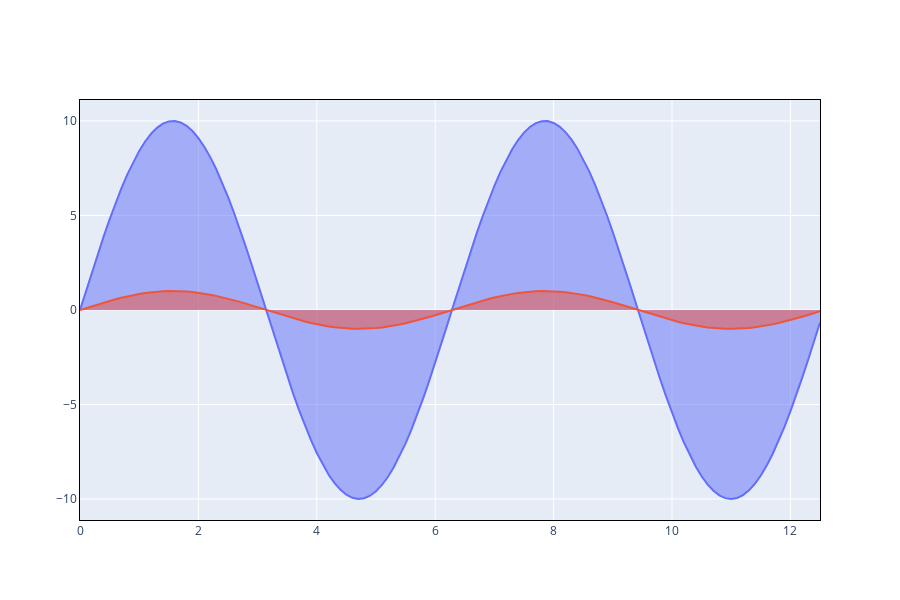

The cell this chart's notebook holds for it:
### Code cell
import plotly.graph_objects as go
xs = np.arange(0,4*np.pi, 0.1)
fig = go.Figure()
fig.add_trace(go.Scatter(x=xs, y=(10)*np.sin(xs), fill='tozeroy'))
fig.add_trace(go.Scatter(x=xs, y=np.sin(xs), fill='tozeroy'))

# fig.add_scatter(x=xs[[0,-1]], y=[11,11], fill='tonexty')
fig.layout = dict(xaxis=dict(linecolor='black', mirror=True),
                  yaxis=dict(zeroline=False, linecolor='black', mirror=True),
                  height=600, showlegend=False
                 )
fig
